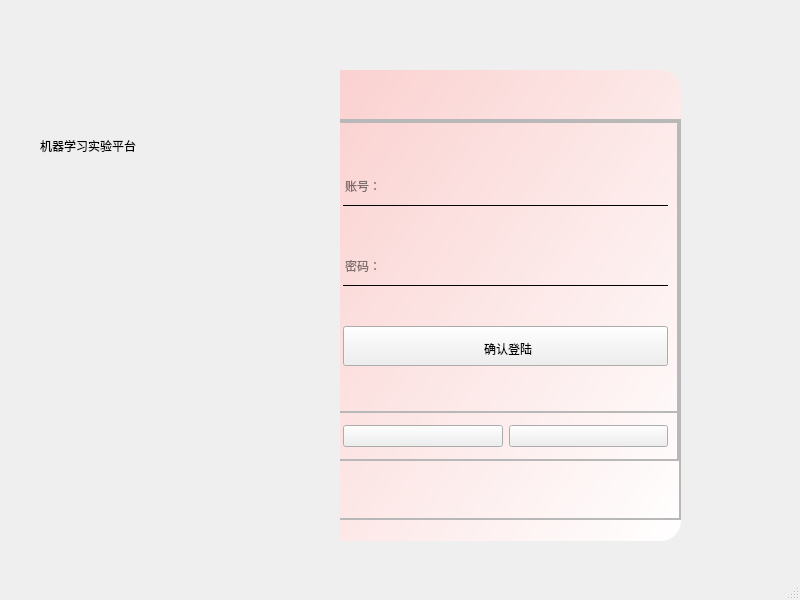
<?xml version="1.0" encoding="UTF-8"?>
<ui version="4.0">
 <class>LoginWindow</class>
 <widget class="QMainWindow" name="LoginWindow">
  <property name="geometry">
   <rect>
    <x>0</x>
    <y>0</y>
    <width>800</width>
    <height>600</height>
   </rect>
  </property>
  <property name="windowTitle">
   <string>MainWindow</string>
  </property>
  <widget class="QWidget" name="centralwidget">
   <widget class="QFrame" name="frame">
    <property name="geometry">
     <rect>
      <x>20</x>
      <y>70</y>
      <width>321</width>
      <height>471</height>
     </rect>
    </property>
    <property name="styleSheet">
     <string notr="true">#frame {  
	
	
	background-image: url(:/icons/icon/b_r.png);
 
    border-top-left-radius: 20px;  
;
    border-bottom-left-radius: 20px;  
  
}</string>
    </property>
    <property name="frameShape">
     <enum>QFrame::StyledPanel</enum>
    </property>
    <property name="frameShadow">
     <enum>QFrame::Raised</enum>
    </property>
    <widget class="QLabel" name="label">
     <property name="geometry">
      <rect>
       <x>20</x>
       <y>50</y>
       <width>281</width>
       <height>51</height>
      </rect>
     </property>
     <property name="styleSheet">
      <string notr="true">font: 28pt &quot;幼圆&quot;;
font: 20pt &quot;French Script MT&quot;;
font: 18pt &quot;Agency FB&quot;;</string>
     </property>
     <property name="text">
      <string>机器学习实验平台</string>
     </property>
    </widget>
   </widget>
   <widget class="QFrame" name="frame_2">
    <property name="geometry">
     <rect>
      <x>340</x>
      <y>70</y>
      <width>341</width>
      <height>471</height>
     </rect>
    </property>
    <property name="styleSheet">
     <string notr="true">#frame_2 {
	background-color: qlineargradient(spread:pad, x1:0, y1:0, x2:1, y2:1, stop:0 rgba(250, 209, 208, 255), stop:1 rgba(255, 255, 255, 255));
    background-color: qlineargradient(spread:pad, x1:0, y1:0, x2:1, y2:1,
    stop:0 rgba(255, 165, 165, 255), stop:1 rgba(255, 255, 255, 255));
    border-top-right-radius: 20px;
    border-bottom-right-radius: 20px;
}</string>
    </property>
    <property name="frameShape">
     <enum>QFrame::StyledPanel</enum>
    </property>
    <property name="frameShadow">
     <enum>QFrame::Raised</enum>
    </property>
    <widget class="QFrame" name="frame_3">
     <property name="geometry">
      <rect>
       <x>-10</x>
       <y>49</y>
       <width>351</width>
       <height>401</height>
      </rect>
     </property>
     <property name="minimumSize">
      <size>
       <width>351</width>
       <height>401</height>
      </size>
     </property>
     <property name="frameShape">
      <enum>QFrame::StyledPanel</enum>
     </property>
     <property name="frameShadow">
      <enum>QFrame::Raised</enum>
     </property>
     <layout class="QVBoxLayout" name="verticalLayout">
      <property name="spacing">
       <number>0</number>
      </property>
      <property name="leftMargin">
       <number>0</number>
      </property>
      <property name="topMargin">
       <number>0</number>
      </property>
      <property name="rightMargin">
       <number>0</number>
      </property>
      <property name="bottomMargin">
       <number>0</number>
      </property>
      <item>
       <widget class="QFrame" name="frame_5">
        <property name="sizePolicy">
         <sizepolicy hsizetype="Preferred" vsizetype="Expanding">
          <horstretch>0</horstretch>
          <verstretch>6</verstretch>
         </sizepolicy>
        </property>
        <property name="frameShape">
         <enum>QFrame::StyledPanel</enum>
        </property>
        <property name="frameShadow">
         <enum>QFrame::Raised</enum>
        </property>
        <layout class="QVBoxLayout" name="verticalLayout_2">
         <property name="spacing">
          <number>0</number>
         </property>
         <property name="leftMargin">
          <number>0</number>
         </property>
         <property name="topMargin">
          <number>0</number>
         </property>
         <property name="rightMargin">
          <number>0</number>
         </property>
         <property name="bottomMargin">
          <number>0</number>
         </property>
         <item>
          <widget class="QFrame" name="frame_4">
           <property name="sizePolicy">
            <sizepolicy hsizetype="Preferred" vsizetype="Expanding">
             <horstretch>0</horstretch>
             <verstretch>6</verstretch>
            </sizepolicy>
           </property>
           <property name="frameShape">
            <enum>QFrame::StyledPanel</enum>
           </property>
           <property name="frameShadow">
            <enum>QFrame::Raised</enum>
           </property>
           <layout class="QVBoxLayout" name="verticalLayout_3">
            <property name="spacing">
             <number>0</number>
            </property>
            <property name="leftMargin">
             <number>0</number>
            </property>
            <property name="topMargin">
             <number>0</number>
            </property>
            <property name="rightMargin">
             <number>0</number>
            </property>
            <property name="bottomMargin">
             <number>0</number>
            </property>
            <item>
             <widget class="QFrame" name="frame_6">
              <property name="sizePolicy">
               <sizepolicy hsizetype="Preferred" vsizetype="Expanding">
                <horstretch>0</horstretch>
                <verstretch>6</verstretch>
               </sizepolicy>
              </property>
              <property name="frameShape">
               <enum>QFrame::StyledPanel</enum>
              </property>
              <property name="frameShadow">
               <enum>QFrame::Raised</enum>
              </property>
              <layout class="QVBoxLayout" name="verticalLayout_4">
               <property name="spacing">
                <number>0</number>
               </property>
               <property name="leftMargin">
                <number>0</number>
               </property>
               <property name="topMargin">
                <number>0</number>
               </property>
               <property name="rightMargin">
                <number>0</number>
               </property>
               <property name="bottomMargin">
                <number>0</number>
               </property>
               <item>
                <widget class="QStackedWidget" name="stackedWidget_2">
                 <property name="styleSheet">
                  <string notr="true">QLineEdit{
background-color:rgba(255,255,255,0);
border: none; /* 无边框 */  
    border-bottom: 1px solid black;
}
QPushButton{
padding-top:5px;
padding-left:5px;
}</string>
                 </property>
                 <property name="currentIndex">
                  <number>1</number>
                 </property>
                 <widget class="QWidget" name="page_register">
                  <layout class="QVBoxLayout" name="verticalLayout_6">
                   <item>
                    <widget class="QLineEdit" name="lineEdit_R_account">
                     <property name="minimumSize">
                      <size>
                       <width>0</width>
                       <height>25</height>
                      </size>
                     </property>
                     <property name="placeholderText">
                      <string>账号：</string>
                     </property>
                    </widget>
                   </item>
                   <item>
                    <widget class="QLineEdit" name="lineEdit_Email">
                     <property name="minimumSize">
                      <size>
                       <width>0</width>
                       <height>25</height>
                      </size>
                     </property>
                     <property name="placeholderText">
                      <string>邮箱：</string>
                     </property>
                    </widget>
                   </item>
                   <item>
                    <widget class="QLineEdit" name="lineEdit_R_password_1">
                     <property name="minimumSize">
                      <size>
                       <width>0</width>
                       <height>25</height>
                      </size>
                     </property>
                     <property name="placeholderText">
                      <string>密码：</string>
                     </property>
                    </widget>
                   </item>
                   <item>
                    <widget class="QLineEdit" name="lineEdit_R_password_2">
                     <property name="minimumSize">
                      <size>
                       <width>0</width>
                       <height>25</height>
                      </size>
                     </property>
                     <property name="placeholderText">
                      <string>确认密码：</string>
                     </property>
                    </widget>
                   </item>
                   <item>
                    <widget class="QPushButton" name="pushButton_R_sure">
                     <property name="minimumSize">
                      <size>
                       <width>0</width>
                       <height>35</height>
                      </size>
                     </property>
                     <property name="text">
                      <string>注册</string>
                     </property>
                    </widget>
                   </item>
                  </layout>
                 </widget>
                 <widget class="QWidget" name="page_Login">
                  <layout class="QVBoxLayout" name="verticalLayout_5">
                   <item>
                    <widget class="QLineEdit" name="lineEdit_L_account">
                     <property name="minimumSize">
                      <size>
                       <width>0</width>
                       <height>40</height>
                      </size>
                     </property>
                     <property name="placeholderText">
                      <string>账号：</string>
                     </property>
                    </widget>
                   </item>
                   <item>
                    <widget class="QLineEdit" name="lineEdit_L_password">
                     <property name="minimumSize">
                      <size>
                       <width>0</width>
                       <height>40</height>
                      </size>
                     </property>
                     <property name="echoMode">
                      <enum>QLineEdit::Password</enum>
                     </property>
                     <property name="placeholderText">
                      <string>密码：</string>
                     </property>
                    </widget>
                   </item>
                   <item>
                    <widget class="QPushButton" name="pushButton_L_sure">
                     <property name="minimumSize">
                      <size>
                       <width>0</width>
                       <height>40</height>
                      </size>
                     </property>
                     <property name="text">
                      <string>确认登陆</string>
                     </property>
                    </widget>
                   </item>
                  </layout>
                 </widget>
                </widget>
               </item>
              </layout>
             </widget>
            </item>
            <item>
             <widget class="QFrame" name="frame_7">
              <property name="sizePolicy">
               <sizepolicy hsizetype="Preferred" vsizetype="Expanding">
                <horstretch>0</horstretch>
                <verstretch>1</verstretch>
               </sizepolicy>
              </property>
              <property name="styleSheet">
               <string notr="true">QPushButton{
boreder:none;
}
QPushButton:pressed{
padding-top:5px;
padding-left:5px;
}</string>
              </property>
              <property name="frameShape">
               <enum>QFrame::StyledPanel</enum>
              </property>
              <property name="frameShadow">
               <enum>QFrame::Raised</enum>
              </property>
              <layout class="QHBoxLayout" name="horizontalLayout">
               <item>
                <widget class="QPushButton" name="pushButton_Login">
                 <property name="styleSheet">
                  <string notr="true">image: url(:/icons/icon/登录.png);</string>
                 </property>
                 <property name="text">
                  <string/>
                 </property>
                 <property name="icon">
                  <iconset>
                   <normaloff>../icon/登录.png</normaloff>../icon/登录.png</iconset>
                 </property>
                </widget>
               </item>
               <item>
                <widget class="QPushButton" name="pushButton_Register">
                 <property name="styleSheet">
                  <string notr="true">image: url(:/icons/icon/注册.png);</string>
                 </property>
                 <property name="text">
                  <string/>
                 </property>
                 <property name="icon">
                  <iconset>
                   <normaloff>../icon/注册.png</normaloff>../icon/注册.png</iconset>
                 </property>
                </widget>
               </item>
              </layout>
             </widget>
            </item>
           </layout>
          </widget>
         </item>
         <item>
          <widget class="QStackedWidget" name="stackedWidget">
           <property name="sizePolicy">
            <sizepolicy hsizetype="Preferred" vsizetype="Preferred">
             <horstretch>0</horstretch>
             <verstretch>1</verstretch>
            </sizepolicy>
           </property>
           <property name="styleSheet">
            <string notr="true"/>
           </property>
           <property name="currentIndex">
            <number>0</number>
           </property>
           <widget class="QWidget" name="page">
            <layout class="QVBoxLayout" name="verticalLayout_8"/>
           </widget>
           <widget class="QWidget" name="page_2">
            <layout class="QVBoxLayout" name="verticalLayout_9">
             <item>
              <widget class="QLabel" name="label_2">
               <property name="styleSheet">
                <string notr="true">color: rgb(255, 40, 12);
font: 10pt &quot;隶书&quot;;</string>
               </property>
               <property name="text">
                <string>       密码不能为空！！！</string>
               </property>
              </widget>
             </item>
            </layout>
           </widget>
           <widget class="QWidget" name="page_3">
            <layout class="QHBoxLayout" name="horizontalLayout_2">
             <property name="spacing">
              <number>0</number>
             </property>
             <property name="leftMargin">
              <number>15</number>
             </property>
             <property name="topMargin">
              <number>0</number>
             </property>
             <property name="rightMargin">
              <number>0</number>
             </property>
             <property name="bottomMargin">
              <number>0</number>
             </property>
             <item>
              <widget class="QLabel" name="label_4">
               <property name="styleSheet">
                <string notr="true">color: rgb(255, 42, 14);
font: 11pt &quot;隶书&quot;;</string>
               </property>
               <property name="text">
                <string>     密码或账号错误！！！</string>
               </property>
              </widget>
             </item>
            </layout>
           </widget>
           <widget class="QWidget" name="page_4">
            <layout class="QVBoxLayout" name="verticalLayout_7">
             <item>
              <widget class="QLabel" name="label_3">
               <property name="styleSheet">
                <string notr="true">color: rgb(255, 29, 8);
font: 10pt &quot;隶书&quot;;</string>
               </property>
               <property name="text">
                <string>        密码不一致！！！</string>
               </property>
              </widget>
             </item>
            </layout>
           </widget>
           <widget class="QWidget" name="page_5">
            <widget class="QLabel" name="label_5">
             <property name="geometry">
              <rect>
               <x>130</x>
               <y>20</y>
               <width>101</width>
               <height>31</height>
              </rect>
             </property>
             <property name="styleSheet">
              <string notr="true">color: rgb(255, 0, 0);
font: 10pt &quot;隶书&quot;;</string>
             </property>
             <property name="text">
              <string>注册成功！</string>
             </property>
            </widget>
           </widget>
          </widget>
         </item>
        </layout>
       </widget>
      </item>
     </layout>
    </widget>
    <widget class="QPushButton" name="pushButton">
     <property name="geometry">
      <rect>
       <x>280</x>
       <y>0</y>
       <width>71</width>
       <height>41</height>
      </rect>
     </property>
     <property name="styleSheet">
      <string notr="true">QPushButton{  
    border: none;  
}</string>
     </property>
     <property name="text">
      <string/>
     </property>
     <property name="icon">
      <iconset resource="res.qrc">
       <normaloff>:/icons/icon/closeCircle.png</normaloff>:/icons/icon/closeCircle.png</iconset>
     </property>
     <property name="iconSize">
      <size>
       <width>35</width>
       <height>35</height>
      </size>
     </property>
    </widget>
   </widget>
  </widget>
  <widget class="QStatusBar" name="statusbar"/>
 </widget>
 <resources>
  <include location="res.qrc"/>
 </resources>
 <connections/>
</ui>
